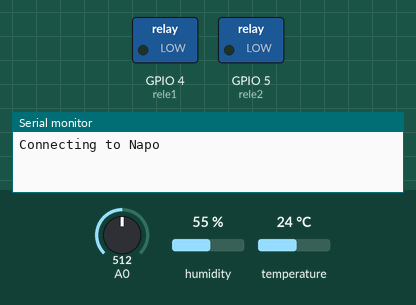
Recording of a sketch running on a simulated ESP8266 (NodeMCU). Parts: switched loads named in the sketch (green lamp = pin HIGH), the last lines printed to the serial monitor. The test bench sets the inputs (shaded band); at power-on: A0 = 512, humidity 55 %, temperature 24 °C. WiFi joins after 1.5 s; servers stay silent unless stated; uploads are accepted with an empty reply.

Above: at 0.1 s.
At 2.9 s:
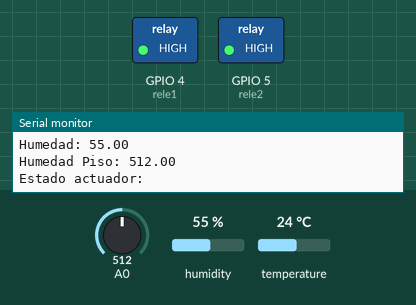
Timing chart, 0 to 4.4 s (numbered marks = the images above):
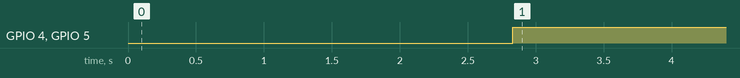

Measured:
- by itself, GPIO 4 (rele1), GPIO 5 (rele2): LOW → HIGH at 2.8 s

The sketch:

timetowater2.ino
```cpp
#include <DHT.h>
#include <ESP8266WiFi.h>

//const char* ssid = "CASANAPOLITANO.";
//const char* password = "0198201982";
const int ledPIN = 9,comparar=1;
const char* ssid = "Napo";
const char* password = "qweasdzxc1";

const char* host = "timetowater2.napotex.cl";

const int DHTPIN=2; // D2 en node

DHT dht(DHTPIN, DHT11, 11); // 11 works fine for ESP8266

/*** Variables para Humedad y Temperatura ****/
float temperatura;
float humedad;
float humedadTi;
String estado;
const int rele1 = 4, rele2 = 5;
void setup()
{
  Serial.begin(115200);
  Serial.println();

  dht.begin();
  pinMode(rele1,OUTPUT);
  pinMode(rele2,OUTPUT);


  Serial.printf("Connecting to %s ", ssid);
  WiFi.begin(ssid, password);
  while (WiFi.status() != WL_CONNECTED)
  {
    delay(500);
    Serial.print(".");
  }
  Serial.println(" connected");
}

void loop()
{
  WiFiClient client;

  Serial.printf("\n[Connecting to %s ... ", host);
  if (client.connect(host, 80))
  {
    Serial.println("connected]");
    temperatura=0;
    humedad=0;
    humedadTi=0;

    temperatura = dht.readTemperature();
    humedad = dht.readHumidity();
    humedadTi = analogRead(A0);
    Serial.print("Moisture Sensor Value: ");
    Serial.println("[Sending a request]");
    delay(1000);

    client.print(String("GET /recepcion/llamadasBD.php?T=") + temperatura + "&H=" + humedad + "&H2=" + humedadTi + " HTTP/1.1\r\n" +
                 "Host: " + host + "\r\n" +
                 "Connection: close\r\n" +
                 "\r\n"
                );
    Serial.println("[Response:]");
    while (client.connected())
    {
      if (client.available())
      {
        String line = client.readStringUntil('\n');

        if (line.substring(line.indexOf('E'),line.indexOf('E')+7) == "Estado:") {
            Serial.println(line.substring(line.indexOf(':')+1,line.length()));
            estado= line.substring(line.indexOf(':')+1,line.length());
        }
        Serial.println(line);
      }
    }
    client.stop();
    Serial.println("\n[Disconnected]");
    Serial.print("Temperatura: ");
    Serial.println(temperatura);
    Serial.print("Humedad: ");
    Serial.println(humedad);
    Serial.print("Humedad Piso: ");
    Serial.println(humedadTi);
    Serial.print("Estado actuador: ");
    Serial.println(estado);

  }
  else
  {
    Serial.println("connection failed!]");
    client.stop();
  }


  if( estado. toInt ( ) == comparar ){
    digitalWrite(rele1,LOW); // apagar pin
    digitalWrite(rele2, LOW);
    delay(1000);// esperar 1 second
  }else{
    digitalWrite(rele1,HIGH); // prender pin
    digitalWrite(rele2, HIGH);
    delay(1000);
  }
}
```
